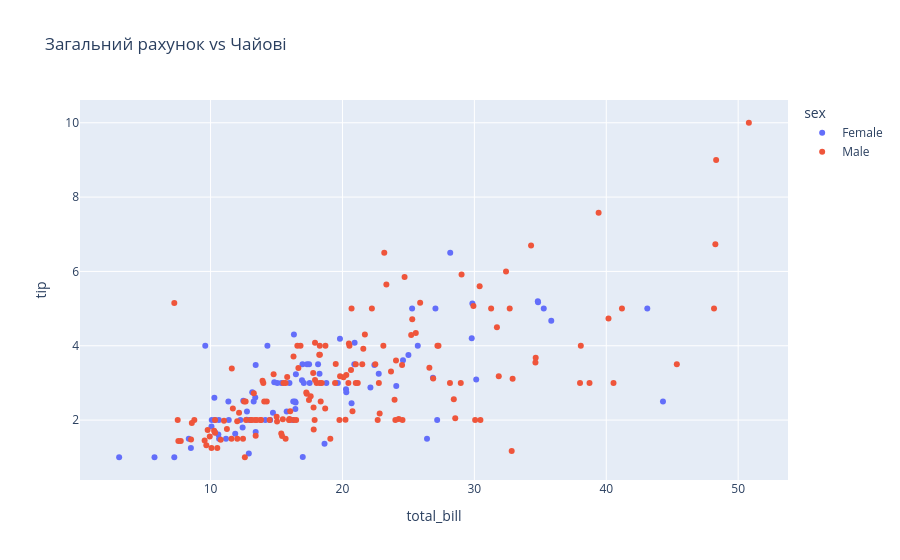

Notebook source saved alongside this figure:
### Markdown cell above
---

**5. Інтерактивна діаграма розсіювання**

Створіть з допомогою бібліотек Plotly інтерактивний scatter plot для `total_bill` vs `tip` з кольором за статтю (`sex`).

### Code cell
import plotly.express as px

fig = px.scatter(
    df, 
    x='total_bill', 
    y='tip', 
    color='sex',
    title='Загальний рахунок vs Чайові'
)

fig.show()

### Figure 1 — Plotly figure (JSON) as saved in the notebook; plotly's stock layout.template omitted (floating-point values rounded to 4 significant figures; data arrays with more than 128 entries replaced by an {"elided": "..."} marker saying what was removed)
{"data": [{"hovertemplate": "sex=Female<br>total_bill=%{x}<br>tip=%{y}<extra></extra>", "legendgroup": "Female", "marker": {"color": "#636efa", "symbol": "circle"}, "mode": "markers", "name": "Female", "orientation": "v", "showlegend": true, "type": "scatter", "visible": true, "x": [16.99, 24.59, 35.26, 14.83, 10.33, 16.97, 20.29, 15.77, 19.65, 15.06, 20.69, 16.93, 10.29, 34.81, 26.41, 16.45, 3.07, 17.07, 26.86, 25.28, 14.73, 10.07, 34.83, 5.75, 16.32, 22.75, 11.35, 15.38, 44.3, 22.42, 20.92, 14.31, 7.25, 25.71, 17.31, 10.65, 12.43, 24.08, 13.42, 12.48, 29.8, 14.52, 11.38, 20.27, 11.17, 12.26, 18.26, 8.51, 10.33, 14.15, 13.16, 17.47, 27.05, 16.43, 8.35, 18.64, 11.87, 29.85, 25, 13.39, 16.21, 17.51, 10.59, 10.63, 9.6, 20.9, 18.15, 19.81, 43.11, 13, 12.74, 13, 16.4, 16.47, 12.76, 13.27, 28.17, 12.9, 30.14, 13.42, 15.98, 16.27, 10.09, 22.12, 35.83, 27.18, 18.78], "xaxis": "x", "y": [1.01, 3.61, 5, 3.02, 1.67, 3.5, 2.75, 2.23, 3, 3, 2.45, 3.07, 2.6, 5.2, 1.5, 2.47, 1, 3, 3.14, 5, 2.2, 1.83, 5.17, 1, 4.3, 3.25, 2.5, 3, 2.5, 3.48, 4.08, 4, 1, 4, 3.5, 1.5, 1.8, 2.92, 1.68, 2.52, 4.2, 2, 2, 2.83, 1.5, 2, 3.25, 1.25, 2, 2, 2.75, 3.5, 5, 2.3, 1.5, 1.36, 1.63, 5.14, 3.75, 2.61, 2, 3, 1.61, 2, 4, 3.5, 3.5, 4.19, 5, 2, 2.01, 2, 2.5, 3.23, 2.23, 2.5, 6.5, 1.1, 3.09, 3.48, 3, 2.5, 2, 2.88, 4.67, 2, 3], "yaxis": "y"}, {"hovertemplate": "sex=Male<br>total_bill=%{x}<br>tip=%{y}<extra></extra>", "legendgroup": "Male", "marker": {"color": "#EF553B", "symbol": "circle"}, "mode": "markers", "name": "Male", "orientation": "v", "showlegend": true, "type": "scatter", "visible": true, "x": {"elided": "157 float values"}, "xaxis": "x", "y": {"elided": "157 float values"}, "yaxis": "y"}], "layout": {"autosize": true, "legend": {"title": {"text": "sex"}, "tracegroupgap": 0}, "title": {"text": "Загальний рахунок vs Чайові"}, "xaxis": {"anchor": "y", "autorange": true, "domain": [0, 1], "range": [0.2072, 53.67], "title": {"text": "total_bill"}, "type": "linear"}, "yaxis": {"anchor": "x", "autorange": true, "domain": [0, 1], "range": [0.2573, 10.74], "title": {"text": "tip"}, "type": "linear"}}}
